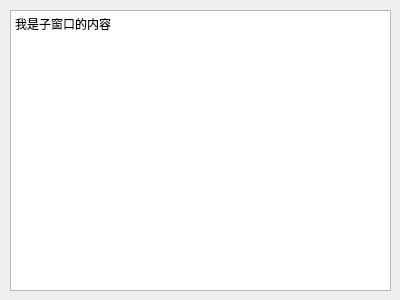
<?xml version="1.0" encoding="UTF-8"?>
<ui version="4.0">
 <class>ChildrenForm</class>
 <widget class="QWidget" name="ChildrenForm">
  <property name="geometry">
   <rect>
    <x>0</x>
    <y>0</y>
    <width>400</width>
    <height>300</height>
   </rect>
  </property>
  <property name="windowTitle">
   <string>Form</string>
  </property>
  <widget class="QTextEdit" name="textEdit">
   <property name="geometry">
    <rect>
     <x>10</x>
     <y>10</y>
     <width>381</width>
     <height>281</height>
    </rect>
   </property>
   <property name="html">
    <string>&lt;!DOCTYPE HTML PUBLIC &quot;-//W3C//DTD HTML 4.0//EN&quot; &quot;http://www.w3.org/TR/REC-html40/strict.dtd&quot;&gt;
&lt;html&gt;&lt;head&gt;&lt;meta name=&quot;qrichtext&quot; content=&quot;1&quot; /&gt;&lt;style type=&quot;text/css&quot;&gt;
p, li { white-space: pre-wrap; }
&lt;/style&gt;&lt;/head&gt;&lt;body style=&quot; font-family:'SimSun'; font-size:9pt; font-weight:400; font-style:normal;&quot;&gt;
&lt;p style=&quot; margin-top:0px; margin-bottom:0px; margin-left:0px; margin-right:0px; -qt-block-indent:0; text-indent:0px;&quot;&gt;我是子窗口的内容&lt;/p&gt;&lt;/body&gt;&lt;/html&gt;</string>
   </property>
  </widget>
 </widget>
 <resources/>
 <connections/>
</ui>
